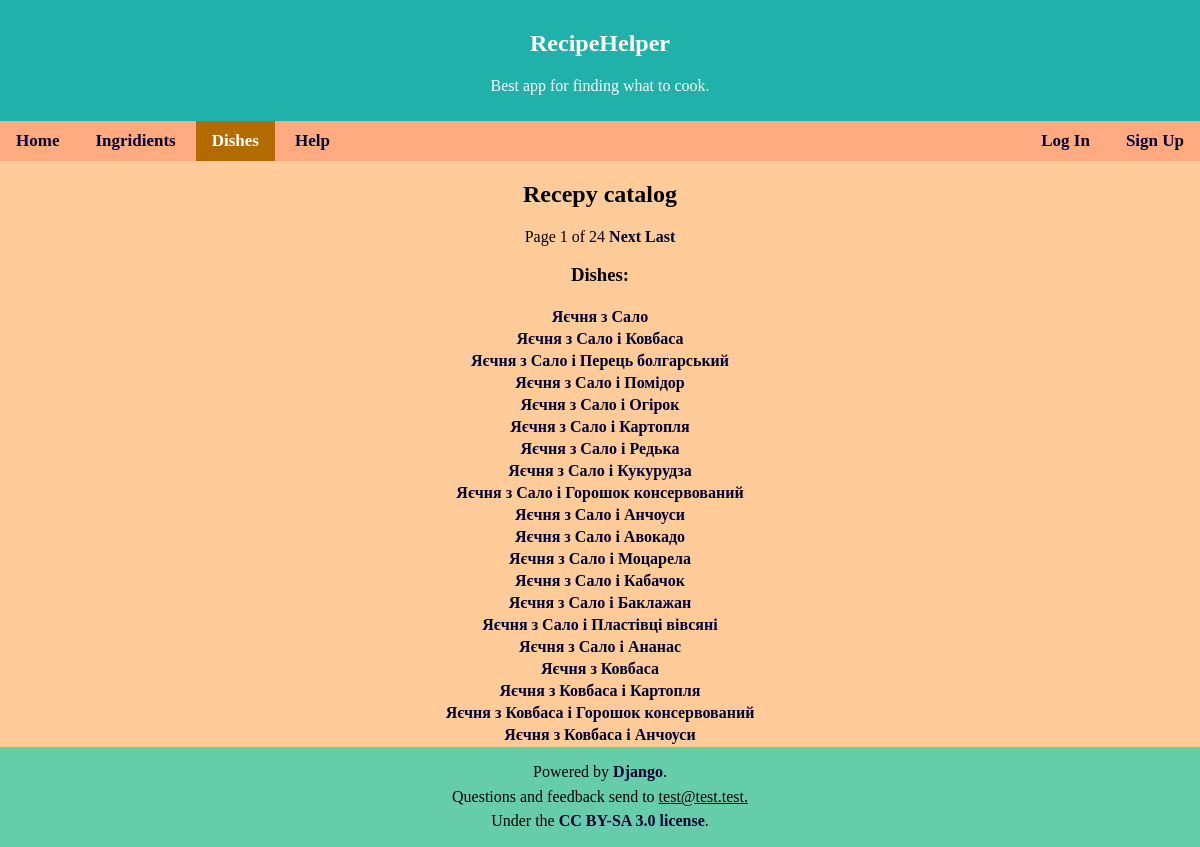
Screenshot of /recipe/ with the database file from the repository.
### Picker/models.py (models this page shows, shortened)
class Dish(models.Model):
    name = models.CharField(max_length = 100)
    description = models.TextField(blank=True, default='')

### Picker/views.py (the view, shortened to what this page needs)
# urls.py: path('recipe/', views.catalog_recipe, name='catalog'), #catalog of recipes
def catalog_recipe(request):
    dish_list = Dish.objects.all().order_by('id')
    paginator = Paginator(dish_list, 20)
    page = request.GET.get('page')
    menu = paginator.get_page(page)
    edit = request.GET.get('edit_mode')
    template = loader.get_template('catalog.html')
    context = {
        'menu': menu,
        'edit': edit,
    }
    return HttpResponse(template.render(context, request))

### templates/catalog.html (shortened to what this page needs)
{% extends 'base.html' %}
{% load static %}
{% block nav %}
    <a href="{% url 'index' %}">Home</a>
    <a href="{% url 'ing_cat' %}">Ingridients</a>
    <a class="active" href="{% url 'catalog' %}">Dishes</a>
    <a href="{% url 'help' %}">Help</a>
{% endblock %}
{% block content %}
<div class="center">
<h2>Recepy catalog</h2>
<div class="pagination">
    <span class="step-links">
        <span class="current">
            Page {{ menu.number }} of {{ menu.paginator.num_pages }}
        </span>
        {% if menu.has_next %}
            <a href="?page={{ menu.next_page_number }}">Next</a>
            <a href="?page={{ menu.paginator.num_pages }}">Last</a>
        {% endif %}
    </span>
</div>
<h3>Dishes:</h3>
{% if menu %}
<table class="center">
    {% for dish in menu %}
    <tr>
    <th><a href="/recipe/{{ dish.id }} "> {{ dish.name }} </a></th>
    </tr>
    {% endfor %}
</table>
{% endif %}
</div>
{% endblock %}

### static/first.css (style rules this page uses)
html, body { background-color: #ffcc99; margin: 0; padding: 0; top: 0; left: 0; }
nav a { color: black; text-align: center; padding: 14px 16px; text-decoration: none; font-size: 17px; }
nav a.active { background-color: #b36b00; color: white; }
a:link, a:visited { text-decoration: none; font-weight: bold; color: #000033; }
.center { text-align: center; }
table.center { margin-left: auto; margin-right: auto; float: center; }

### rows the page displays
Dish: name "Яєчня з Сало"
Dish: name "Яєчня з Сало і Ковбаса"
Dish: name "Яєчня з Сало і Перець болгарський"
Dish: name "Яєчня з Сало і Помідор"
Dish: name "Яєчня з Сало і Огірок"
Dish: name "Яєчня з Сало і Картопля"
Dish: name "Яєчня з Сало і Редька"
Dish: name "Яєчня з Сало і Кукурудза"
Dish: name "Яєчня з Сало і Горошок консервований"
Dish: name "Яєчня з Сало і Анчоуси"
Dish: name "Яєчня з Сало і Авокадо"
Dish: name "Яєчня з Сало і Моцарела"
Dish: name "Яєчня з Сало і Кабачок"
Dish: name "Яєчня з Сало і Баклажан"
Dish: name "Яєчня з Сало і Пластівці вівсяні"
Dish: name "Яєчня з Сало і Ананас"
Dish: name "Яєчня з Ковбаса"
Dish: name "Яєчня з Ковбаса і Картопля"
Dish: name "Яєчня з Ковбаса і Горошок консервований"
Dish: name "Яєчня з Ковбаса і Анчоуси"

### other values shown
{{ menu.number }} "1"
{{ menu.paginator.num_pages }} "24"
